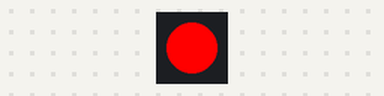
Simulated run of this program. Board: ESP32 board running MicroPython. Parts: 1 RGB LEDs in strip order, left to right.

Above: at 0.1 s.
At 2.1 s:
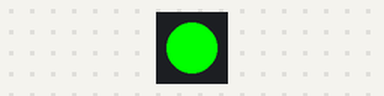
At 4.1 s:
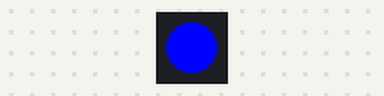
At 6.15 s:
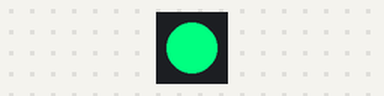
Timing chart, 0 to 40.0 s (numbered marks = the images above):
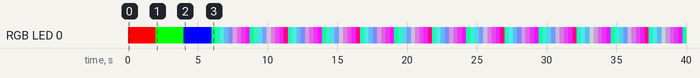

The program:

main.py
```python
# main.py
# micropython for esp32s3 devkitc-1 v0.1
# Himanshu Tripathi

# control the onboard neopixel led on devkit
# step 1: turn on each color (RGB) one by one
# change color continuously

import machine
import neopixel
import time
import sys

# object for neopixel led
# on devkit the neopixel led is connected with GPIO 48
# and only 1 pixel is available
np = neopixel.NeoPixel(machine.Pin(48),1)

# method to on each color led one by one
def color_on():
    try:
        # on RED color led
        np[0] = (255,0,0)
        np.write()
        time.sleep(2)
        # on Green color led
        np[0] = (0,255,0)
        np.write()
        time.sleep(2)
        # on BLUE color led
        np[0] = (0,0,255)
        np.write()
        time.sleep(2)
    except KeyboardInterrupt:
        print("Exit from color_on() method")
        exit()
    except Exception as e:
        print(f"Error in color_on() > {e}")
        exit()


# method for smooth color change with neopixel led
def color_change():
    red = 0
    green = 255
    blue = 128
    while True:
        try:
            np[0] = (red,green,blue)
            np.write()
            time.sleep_ms(10)
            if red >= 255:
                red = 0
            if green <= 0:
                green = 255
            if blue >= 255:
                blue = 128
            red = red+1
            green = green-1
            blue = blue+1
        except Exception as e:
            print(f"Error in color_change() > {e}")
            break
        except KeyboardInterrupt:
            print("Exit from color_change()")
            break
    exit()


#  method for exiting the code
def exit():
    np[0] = (0,0,0)
    np.write()
    sys.exit()


color_on()
color_change()
    
```

Measured:
- by itself, RGB LED 0: off → RGB(255, 0, 0) at 0.00 s, → RGB(0, 255, 0) 2.0 s later, → RGB(0, 0, 255) 2.0 s later, → RGB(0, 255, 128) 2.0 s later, … (115 changes in this stretch)
